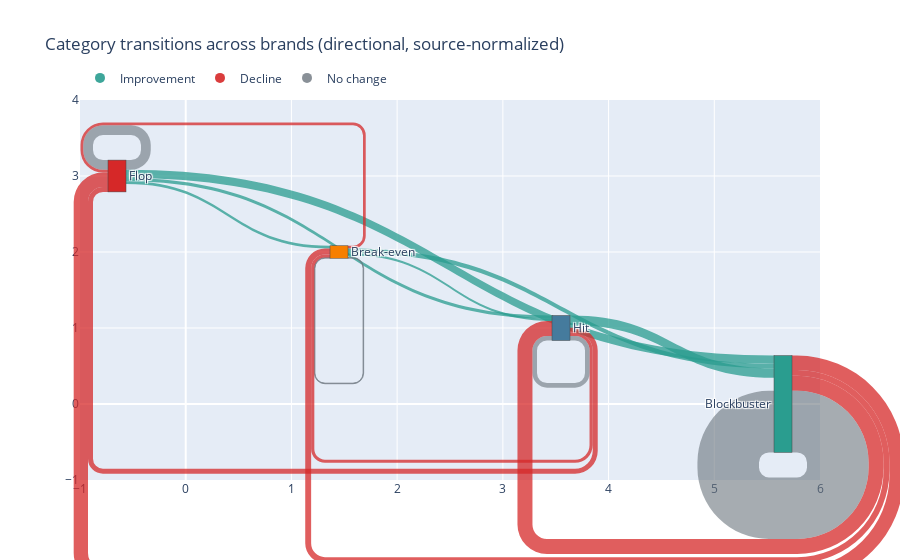

Write notebook code for a chart like this one.
### Code cell
import pandas as pd
import numpy as np
import plotly.graph_objects as go

brand_col = 'series_qid'
index_in_brand_col = 'index_in_series'
work_df = rt_series_df[rt_series_df[brand_col].notna()]

# Define ordered labels (low → high)
labels = ["Flop","Break-even","Hit","Blockbuster"]
label_to_idx = {lab:i for i,lab in enumerate(labels)}

# Build transitions
transitions = (
    work_df.sort_values([brand_col, index_in_brand_col])
    .assign(next_cat=lambda d: d.groupby(brand_col)['success_category'].shift(-1))
    .dropna(subset=['next_cat'])
    .loc[:, ['success_category', 'next_cat']]
    .copy()
)

# Force ordered categoricals, then get integer codes
transitions['success_category'] = pd.Categorical(
    transitions['success_category'], categories=labels, ordered=True
)
transitions['next_cat'] = pd.Categorical(
    transitions['next_cat'], categories=labels, ordered=True
)

transitions['src_idx'] = transitions['success_category'].cat.codes.astype(int)
transitions['tgt_idx'] = transitions['next_cat'].cat.codes.astype(int)

# Aggregate counts
transitions = (transitions
               .groupby(['success_category','next_cat','src_idx','tgt_idx'])
               .size()
               .reset_index(name='count'))

# Direction (now ints)
transitions['delta'] = transitions['tgt_idx'] - transitions['src_idx']

def link_color(delta):
    if delta > 0:  return "rgba(42,157,143,0.75)"   # up (green-ish)
    if delta < 0:  return "rgba(214,40,40,0.75)"    # down (red)
    return "rgba(108,117,125,0.6)"                  # same (gray)

# % of source
src_totals = transitions.groupby('success_category')['count'].transform('sum')
transitions['pct_from_src'] = 100.0 * transitions['count'] / src_totals

# Sankey fields
source = transitions['src_idx']
target = transitions['tgt_idx']
value  = transitions['count']
link_colors = transitions['delta'].map(link_color)

hovertext = (
    transitions['success_category'].astype(str) + " → " + transitions['next_cat'].astype(str) +
    "<br>Count: " + transitions['count'].astype(str) +
    "<br>% of source: " + transitions['pct_from_src'].round(1).astype(str) + "%"
)

node_x = [0.05, 0.35, 0.65, 0.95]  # enforce left→right order
node_y = [0.2, 0.4, 0.6, 0.8]
node_colors = ["#d62828", "#f77f00", "#457b9d", "#2a9d8f"]

fig = go.Figure(data=[go.Sankey(
    arrangement="fixed",
    node=dict(
        label=labels, pad=20, thickness=18,
        color=node_colors, x=node_x, y=node_y
    ),
    link=dict(
        source=source, target=target, value=value,
        color=link_colors,
        hovertemplate="%{customdata}<extra></extra>",
        customdata=hovertext
    )
)])

# Legend proxies for link direction
fig.add_trace(go.Scatter(x=[None], y=[None], mode='markers',
    marker=dict(size=10, color="rgba(42,157,143,0.9)"), name="Improvement"))
fig.add_trace(go.Scatter(x=[None], y=[None], mode='markers',
    marker=dict(size=10, color="rgba(214,40,40,0.9)"),  name="Decline"))
fig.add_trace(go.Scatter(x=[None], y=[None], mode='markers',
    marker=dict(size=10, color="rgba(108,117,125,0.8)"),name="No change"))

fig.update_layout(
    title_text="Category transitions across brands (directional, source-normalized)",
    font_size=12,
    legend=dict(orientation="h", yanchor="bottom", y=1.02, xanchor="left", x=0)
)
fig.show()

### Figure 1 — Plotly figure (JSON) as saved in the notebook; plotly's stock layout.template omitted (floating-point values rounded to 4 significant figures; data arrays with more than 128 entries replaced by an {"elided": "..."} marker saying what was removed)
{"data": [{"arrangement": "fixed", "link": {"color": {"elided": "256 str values"}, "customdata": {"elided": "256 str values"}, "hovertemplate": "%{customdata}<extra></extra>", "source": {"elided": "256 int values"}, "target": {"elided": "256 int values"}, "value": {"elided": "256 int values"}}, "node": {"color": ["#d62828", "#f77f00", "#457b9d", "#2a9d8f"], "label": ["Flop", "Break-even", "Hit", "Blockbuster"], "pad": 20, "thickness": 18, "x": [0.05, 0.35, 0.65, 0.95], "y": [0.2, 0.4, 0.6, 0.8]}, "type": "sankey"}, {"marker": {"color": "rgba(42,157,143,0.9)", "size": 10}, "mode": "markers", "name": "Improvement", "type": "scatter", "x": [null], "y": [null]}, {"marker": {"color": "rgba(214,40,40,0.9)", "size": 10}, "mode": "markers", "name": "Decline", "type": "scatter", "x": [null], "y": [null]}, {"marker": {"color": "rgba(108,117,125,0.8)", "size": 10}, "mode": "markers", "name": "No change", "type": "scatter", "x": [null], "y": [null]}], "layout": {"font": {"size": 12}, "legend": {"orientation": "h", "x": 0, "xanchor": "left", "y": 1.02, "yanchor": "bottom"}, "title": {"text": "Category transitions across brands (directional, source-normalized)"}}}
